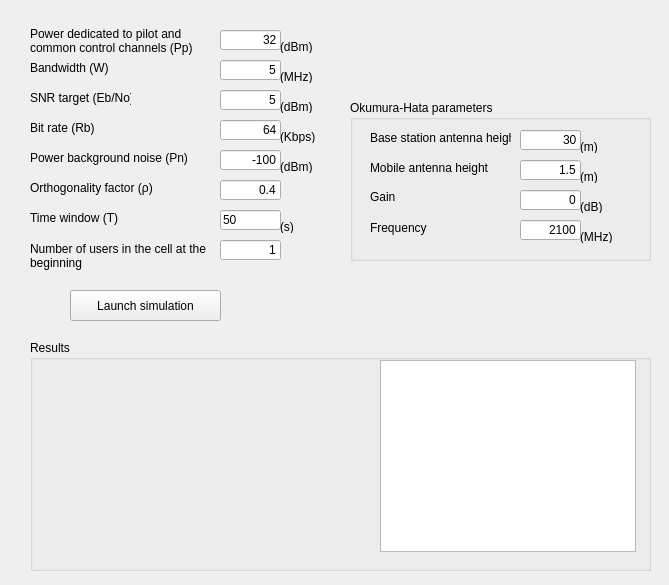
<?xml version="1.0" encoding="UTF-8"?>
<ui version="4.0">
 <class>admission_umtsClass</class>
 <widget class="QWidget" name="admission_umtsClass">
  <property name="geometry">
   <rect>
    <x>0</x>
    <y>0</y>
    <width>669</width>
    <height>585</height>
   </rect>
  </property>
  <property name="windowTitle">
   <string>admission_umts</string>
  </property>
  <widget class="QLineEdit" name="powerControlChannels">
   <property name="geometry">
    <rect>
     <x>220</x>
     <y>30</y>
     <width>61</width>
     <height>20</height>
    </rect>
   </property>
   <property name="text">
    <string>32</string>
   </property>
   <property name="alignment">
    <set>Qt::AlignRight|Qt::AlignTrailing|Qt::AlignVCenter</set>
   </property>
  </widget>
  <widget class="QLineEdit" name="bandwidth">
   <property name="geometry">
    <rect>
     <x>220</x>
     <y>60</y>
     <width>61</width>
     <height>20</height>
    </rect>
   </property>
   <property name="text">
    <string>5</string>
   </property>
   <property name="alignment">
    <set>Qt::AlignRight|Qt::AlignTrailing|Qt::AlignVCenter</set>
   </property>
  </widget>
  <widget class="QLineEdit" name="qualityTarget">
   <property name="geometry">
    <rect>
     <x>220</x>
     <y>90</y>
     <width>61</width>
     <height>20</height>
    </rect>
   </property>
   <property name="text">
    <string>5</string>
   </property>
   <property name="alignment">
    <set>Qt::AlignRight|Qt::AlignTrailing|Qt::AlignVCenter</set>
   </property>
  </widget>
  <widget class="QLineEdit" name="bitRate">
   <property name="geometry">
    <rect>
     <x>220</x>
     <y>120</y>
     <width>61</width>
     <height>20</height>
    </rect>
   </property>
   <property name="text">
    <string>64</string>
   </property>
   <property name="alignment">
    <set>Qt::AlignRight|Qt::AlignTrailing|Qt::AlignVCenter</set>
   </property>
  </widget>
  <widget class="QLineEdit" name="powerBackgroundNoise">
   <property name="geometry">
    <rect>
     <x>220</x>
     <y>150</y>
     <width>61</width>
     <height>20</height>
    </rect>
   </property>
   <property name="text">
    <string>-100</string>
   </property>
   <property name="alignment">
    <set>Qt::AlignRight|Qt::AlignTrailing|Qt::AlignVCenter</set>
   </property>
  </widget>
  <widget class="QLineEdit" name="orthoFactor">
   <property name="geometry">
    <rect>
     <x>220</x>
     <y>180</y>
     <width>61</width>
     <height>20</height>
    </rect>
   </property>
   <property name="text">
    <string>0.4</string>
   </property>
   <property name="alignment">
    <set>Qt::AlignRight|Qt::AlignTrailing|Qt::AlignVCenter</set>
   </property>
  </widget>
  <widget class="QLineEdit" name="numberOfUsers">
   <property name="geometry">
    <rect>
     <x>220</x>
     <y>240</y>
     <width>61</width>
     <height>20</height>
    </rect>
   </property>
   <property name="text">
    <string>1</string>
   </property>
   <property name="alignment">
    <set>Qt::AlignRight|Qt::AlignTrailing|Qt::AlignVCenter</set>
   </property>
  </widget>
  <widget class="QGroupBox" name="groupBox">
   <property name="geometry">
    <rect>
     <x>350</x>
     <y>100</y>
     <width>301</width>
     <height>161</height>
    </rect>
   </property>
   <property name="title">
    <string>Okumura-Hata parameters</string>
   </property>
   <widget class="QLabel" name="label">
    <property name="geometry">
     <rect>
      <x>20</x>
      <y>30</y>
      <width>141</width>
      <height>16</height>
     </rect>
    </property>
    <property name="layoutDirection">
     <enum>Qt::LeftToRight</enum>
    </property>
    <property name="text">
     <string>Base station antenna height</string>
    </property>
   </widget>
   <widget class="QLabel" name="label_2">
    <property name="geometry">
     <rect>
      <x>20</x>
      <y>60</y>
      <width>141</width>
      <height>16</height>
     </rect>
    </property>
    <property name="layoutDirection">
     <enum>Qt::LeftToRight</enum>
    </property>
    <property name="text">
     <string>Mobile antenna height</string>
    </property>
   </widget>
   <widget class="QLabel" name="label_3">
    <property name="geometry">
     <rect>
      <x>20</x>
      <y>90</y>
      <width>46</width>
      <height>13</height>
     </rect>
    </property>
    <property name="layoutDirection">
     <enum>Qt::LeftToRight</enum>
    </property>
    <property name="text">
     <string>Gain</string>
    </property>
   </widget>
   <widget class="QLabel" name="label_4">
    <property name="geometry">
     <rect>
      <x>20</x>
      <y>120</y>
      <width>91</width>
      <height>16</height>
     </rect>
    </property>
    <property name="layoutDirection">
     <enum>Qt::LeftToRight</enum>
    </property>
    <property name="text">
     <string>Frequency</string>
    </property>
   </widget>
   <widget class="QLineEdit" name="baseStationHeight">
    <property name="geometry">
     <rect>
      <x>170</x>
      <y>30</y>
      <width>61</width>
      <height>20</height>
     </rect>
    </property>
    <property name="text">
     <string>30</string>
    </property>
    <property name="alignment">
     <set>Qt::AlignRight|Qt::AlignTrailing|Qt::AlignVCenter</set>
    </property>
   </widget>
   <widget class="QLineEdit" name="mobileHeight">
    <property name="geometry">
     <rect>
      <x>170</x>
      <y>60</y>
      <width>61</width>
      <height>20</height>
     </rect>
    </property>
    <property name="text">
     <string>1.5</string>
    </property>
    <property name="alignment">
     <set>Qt::AlignRight|Qt::AlignTrailing|Qt::AlignVCenter</set>
    </property>
   </widget>
   <widget class="QLineEdit" name="gain">
    <property name="geometry">
     <rect>
      <x>170</x>
      <y>90</y>
      <width>61</width>
      <height>20</height>
     </rect>
    </property>
    <property name="text">
     <string>0</string>
    </property>
    <property name="alignment">
     <set>Qt::AlignRight|Qt::AlignTrailing|Qt::AlignVCenter</set>
    </property>
   </widget>
   <widget class="QLineEdit" name="frequency">
    <property name="geometry">
     <rect>
      <x>170</x>
      <y>120</y>
      <width>61</width>
      <height>20</height>
     </rect>
    </property>
    <property name="text">
     <string>2100</string>
    </property>
    <property name="alignment">
     <set>Qt::AlignRight|Qt::AlignTrailing|Qt::AlignVCenter</set>
    </property>
   </widget>
   <widget class="QLabel" name="label_5">
    <property name="geometry">
     <rect>
      <x>230</x>
      <y>40</y>
      <width>46</width>
      <height>13</height>
     </rect>
    </property>
    <property name="text">
     <string>(m)</string>
    </property>
   </widget>
   <widget class="QLabel" name="label_6">
    <property name="geometry">
     <rect>
      <x>230</x>
      <y>70</y>
      <width>46</width>
      <height>13</height>
     </rect>
    </property>
    <property name="text">
     <string>(m)</string>
    </property>
   </widget>
   <widget class="QLabel" name="label_7">
    <property name="geometry">
     <rect>
      <x>230</x>
      <y>100</y>
      <width>46</width>
      <height>13</height>
     </rect>
    </property>
    <property name="text">
     <string>(dB)</string>
    </property>
   </widget>
   <widget class="QLabel" name="label_8">
    <property name="geometry">
     <rect>
      <x>230</x>
      <y>130</y>
      <width>46</width>
      <height>13</height>
     </rect>
    </property>
    <property name="text">
     <string>(MHz)</string>
    </property>
   </widget>
  </widget>
  <widget class="QLabel" name="label_9">
   <property name="geometry">
    <rect>
     <x>30</x>
     <y>20</y>
     <width>181</width>
     <height>41</height>
    </rect>
   </property>
   <property name="text">
    <string>Power dedicated to pilot and common control channels (Pp)</string>
   </property>
   <property name="alignment">
    <set>Qt::AlignLeading|Qt::AlignLeft|Qt::AlignVCenter</set>
   </property>
   <property name="wordWrap">
    <bool>true</bool>
   </property>
  </widget>
  <widget class="QLabel" name="label_10">
   <property name="geometry">
    <rect>
     <x>30</x>
     <y>60</y>
     <width>81</width>
     <height>16</height>
    </rect>
   </property>
   <property name="text">
    <string>Bandwidth (W)</string>
   </property>
   <property name="alignment">
    <set>Qt::AlignLeading|Qt::AlignLeft|Qt::AlignVCenter</set>
   </property>
  </widget>
  <widget class="QLabel" name="label_11">
   <property name="geometry">
    <rect>
     <x>30</x>
     <y>90</y>
     <width>101</width>
     <height>16</height>
    </rect>
   </property>
   <property name="text">
    <string>SNR target (Eb/No)</string>
   </property>
   <property name="alignment">
    <set>Qt::AlignLeading|Qt::AlignLeft|Qt::AlignVCenter</set>
   </property>
  </widget>
  <widget class="QLabel" name="label_12">
   <property name="geometry">
    <rect>
     <x>30</x>
     <y>120</y>
     <width>121</width>
     <height>16</height>
    </rect>
   </property>
   <property name="text">
    <string>Bit rate (Rb)</string>
   </property>
   <property name="alignment">
    <set>Qt::AlignLeading|Qt::AlignLeft|Qt::AlignVCenter</set>
   </property>
  </widget>
  <widget class="QLabel" name="label_13">
   <property name="geometry">
    <rect>
     <x>30</x>
     <y>150</y>
     <width>161</width>
     <height>16</height>
    </rect>
   </property>
   <property name="text">
    <string>Power background noise (Pn)</string>
   </property>
   <property name="alignment">
    <set>Qt::AlignLeading|Qt::AlignLeft|Qt::AlignVCenter</set>
   </property>
  </widget>
  <widget class="QLabel" name="label_14">
   <property name="geometry">
    <rect>
     <x>30</x>
     <y>180</y>
     <width>131</width>
     <height>16</height>
    </rect>
   </property>
   <property name="text">
    <string>Orthogonality factor (ρ)</string>
   </property>
   <property name="alignment">
    <set>Qt::AlignLeading|Qt::AlignLeft|Qt::AlignVCenter</set>
   </property>
  </widget>
  <widget class="QLabel" name="label_15">
   <property name="geometry">
    <rect>
     <x>30</x>
     <y>240</y>
     <width>191</width>
     <height>31</height>
    </rect>
   </property>
   <property name="text">
    <string>Number of users in the cell at the beginning</string>
   </property>
   <property name="alignment">
    <set>Qt::AlignLeading|Qt::AlignLeft|Qt::AlignVCenter</set>
   </property>
   <property name="wordWrap">
    <bool>true</bool>
   </property>
  </widget>
  <widget class="QLabel" name="label_16">
   <property name="geometry">
    <rect>
     <x>280</x>
     <y>40</y>
     <width>46</width>
     <height>13</height>
    </rect>
   </property>
   <property name="text">
    <string>(dBm)</string>
   </property>
  </widget>
  <widget class="QLabel" name="label_17">
   <property name="geometry">
    <rect>
     <x>280</x>
     <y>70</y>
     <width>46</width>
     <height>13</height>
    </rect>
   </property>
   <property name="text">
    <string>(MHz)</string>
   </property>
  </widget>
  <widget class="QLabel" name="label_18">
   <property name="geometry">
    <rect>
     <x>280</x>
     <y>160</y>
     <width>46</width>
     <height>13</height>
    </rect>
   </property>
   <property name="text">
    <string>(dBm)</string>
   </property>
  </widget>
  <widget class="QLabel" name="label_19">
   <property name="geometry">
    <rect>
     <x>280</x>
     <y>130</y>
     <width>46</width>
     <height>13</height>
    </rect>
   </property>
   <property name="text">
    <string>(Kbps)</string>
   </property>
  </widget>
  <widget class="QLabel" name="label_20">
   <property name="geometry">
    <rect>
     <x>280</x>
     <y>100</y>
     <width>46</width>
     <height>13</height>
    </rect>
   </property>
   <property name="text">
    <string>(dBm)</string>
   </property>
  </widget>
  <widget class="QGroupBox" name="groupBox_2">
   <property name="geometry">
    <rect>
     <x>30</x>
     <y>340</y>
     <width>621</width>
     <height>231</height>
    </rect>
   </property>
   <property name="title">
    <string>Results</string>
   </property>
   <widget class="QGraphicsView" name="graphResults">
    <property name="geometry">
     <rect>
      <x>350</x>
      <y>20</y>
      <width>256</width>
      <height>192</height>
     </rect>
    </property>
   </widget>
  </widget>
  <widget class="QPushButton" name="launchSimulatioButton">
   <property name="geometry">
    <rect>
     <x>70</x>
     <y>290</y>
     <width>151</width>
     <height>31</height>
    </rect>
   </property>
   <property name="text">
    <string>Launch simulation</string>
   </property>
  </widget>
  <widget class="QLabel" name="label_21">
   <property name="geometry">
    <rect>
     <x>30</x>
     <y>210</y>
     <width>131</width>
     <height>16</height>
    </rect>
   </property>
   <property name="text">
    <string>Time window (T)</string>
   </property>
  </widget>
  <widget class="QLineEdit" name="time">
   <property name="geometry">
    <rect>
     <x>220</x>
     <y>210</y>
     <width>61</width>
     <height>20</height>
    </rect>
   </property>
   <property name="text">
    <string>50</string>
   </property>
  </widget>
  <widget class="QLabel" name="label_22">
   <property name="geometry">
    <rect>
     <x>280</x>
     <y>220</y>
     <width>46</width>
     <height>13</height>
    </rect>
   </property>
   <property name="text">
    <string>(s)</string>
   </property>
  </widget>
 </widget>
 <layoutdefault spacing="6" margin="11"/>
 <resources>
  <include location="admission_umts.qrc"/>
 </resources>
 <connections/>
</ui>
